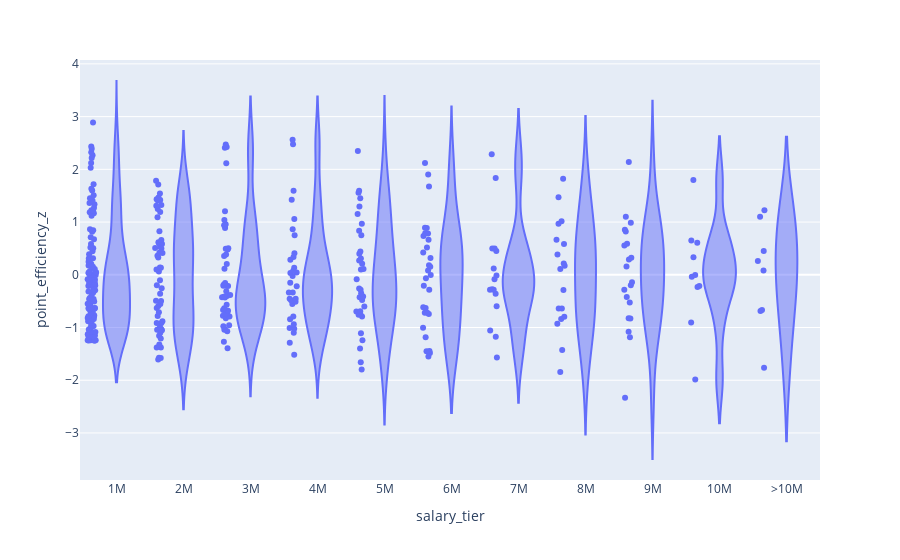

Here is the notebook cell this chart was saved with:
### Code cell
fig = px.violin(
    df,
    x="salary_tier",
    y="point_efficiency_z",
    points="all",
    hover_name="playerName"
)
fig.show()

### Figure 1 — Plotly figure (JSON) as saved in the notebook; plotly's stock layout.template omitted (floating-point values rounded to 4 significant figures; data arrays with more than 128 entries replaced by an {"elided": "..."} marker saying what was removed)
{"data": [{"alignmentgroup": "True", "box": {"visible": false}, "hovertemplate": "<b>%{hovertext}</b><br><br>salary_tier=%{x}<br>point_efficiency_z=%{y}<extra></extra>", "hovertext": {"elided": "389 str values"}, "legendgroup": "", "marker": {"color": "#636efa"}, "name": "", "offsetgroup": "", "orientation": "v", "points": "all", "scalegroup": "True", "showlegend": false, "type": "violin", "x": {"elided": "389 str values"}, "x0": " ", "xaxis": "x", "y": {"elided": "389 float values"}, "y0": " ", "yaxis": "y"}], "layout": {"legend": {"tracegroupgap": 0}, "margin": {"t": 60}, "violinmode": "group", "xaxis": {"anchor": "y", "domain": [0, 1], "title": {"text": "salary_tier"}}, "yaxis": {"anchor": "x", "domain": [0, 1], "title": {"text": "point_efficiency_z"}}}}
